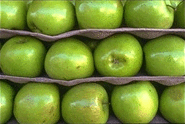
%> input picture textures/apples.png, 185 x 124 px
$ octave main_script.m   (GNU Octave 9; MATLAB toolbox functions it lacks are replaced by stand-ins)
%> lines starting %> are read from the running program, lines starting %| are printed output that depends on the picture
clear;
close all;

patch_size = 80;
overlap = 10;
num_trials = 1000;

im1 = imread("textures/apples.png");
%> im1 is the input picture: size 124x185x3 uint8; mean R, G, B 118.2, 138.7, 54.2
% [7 lines of commented-out code are left out]
im1 = im2double(im1);
%> im1: size 124x185x3 double

if size(im1,3) ==1
    im1_temp1(:,:,1) = im1;
    im1_temp1(:,:,2) = im1;
    im1_temp1(:,:,3) = im1;
    im1 = im1_temp1;
end

[rows_sz cols_sz z] = size(im1);
%> rows_sz = 124; cols_sz = 185; z = 3
mult = 3;

for row = 1:patch_size-overlap:(rows_sz*mult)-patch_size+1
    for col = 1:patch_size-overlap:(cols_sz*mult)-patch_size+1
        tic
        if row > 1 && col > 1


            upper_neighbor = new_img(row-patch_size+overlap:row+overlap-1, col:col+patch_size-1,:);
            left_neighbor = new_img(row:row+patch_size-1, col-patch_size+overlap:col-1+overlap,:);

            b_patch = best_patch(im1,overlap, patch_size, num_trials, left_neighbor, upper_neighbor, "both");

            upper_neighbor_p = permute(upper_neighbor, [2 1 3]);
            b_patch_p = permute(b_patch, [2 1 3]);

            overlap_region_up = find_overlap(b_patch_p,overlap, patch_size, upper_neighbor_p, 0, "left");
            overlap_region_up = permute(overlap_region_up, [2 1 3]);

            %imshow(new_img)
            new_img(row:row+overlap-1,col:col-1+patch_size,:) = overlap_region_up;
           % imshow(new_img)
            %new bpatch has edgecuts
            b_patch(1:overlap,:,:) =  overlap_region_up;

            %this version of left_neighbour has edgecuts
            %left_neighbor = new_img(row:row+patch_size-1, col-patch_size+overlap:col-1+overlap,:);
            %left_neighbor = new_img(row:row+patch_size-1, col-patch_size+overlap:col-1+overlap,:);

            overlap_region_left = find_overlap(b_patch,overlap, patch_size, left_neighbor, 0, "left");

            new_img(row:row+patch_size-1,col:col-1+overlap,:) = overlap_region_left;
            %imshow(new_img)
            new_img(row+overlap:row+patch_size-1,col+overlap:col+patch_size-1,:) = b_patch(overlap+1:end,overlap+1:end,:);
           % imshow(new_img)
            %%%%%%%


            %place best patch

        elseif row == 1 && col > 1
            %1st row columns, can look left, not up
            left_neighbor = new_img(row:row+patch_size-1, col-patch_size+overlap:col-1+overlap,:);
            b_patch = best_patch(im1,overlap, patch_size, num_trials, left_neighbor, 0, "left");
            overlap_region = find_overlap(b_patch,overlap, patch_size, left_neighbor, 0, "left");

            %place overlap


            %place best patch
            new_img(row:row+patch_size-1,col+overlap:col+patch_size-1,:) = b_patch(:,overlap+1:end,:);
            new_img(row:row+patch_size-1,col:col-1+overlap,:) = overlap_region;
            %new_img(row:row+patch_size-1, col:col+patch_size-1,:) = best_patch(im1,overlap, patch_size, num_trials, left_neighbor, 0, "left");
            %imshow(new_img)

        elseif col == 1 && row > 1
            %1st column of new row, can look up, not left
            upper_neighbor = new_img(row-patch_size+overlap:row+overlap-1, col:col+patch_size-1,:);
            b_patch = best_patch(im1,overlap, patch_size, num_trials, 0, upper_neighbor, "upper");
            upper_neighbor_p = permute(upper_neighbor, [2 1 3]);
            b_patch_p = permute(b_patch, [2 1 3]);
            overlap_region = find_overlap(b_patch_p,overlap, patch_size, upper_neighbor_p, 0, "left");
            overlap_region = permute(overlap_region, [2 1 3]);

            new_img(row+overlap:row+patch_size-1,col:col+patch_size-1,:) = b_patch(overlap+1:end,:,:);

            new_img(row:row+overlap-1,col:col-1+patch_size,:) = overlap_region;
            %new_img(row:row+patch_size-1, col:col+patch_size-1,:) = best_patch(im1,overlap, patch_size, num_trials, 0, upper_neighbor, "upper");

        else
            %1st entry
            new_img(row:row+patch_size-1, col:col+patch_size-1,:) = random_patch(im1,patch_size);
        end


    end
    toc
end
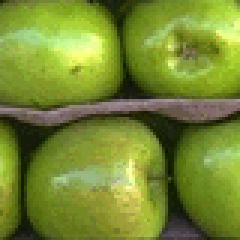
%> b_patch: size 80x80x3 double (shown 3 times larger); mean R, G, B 0.466, 0.538, 0.196
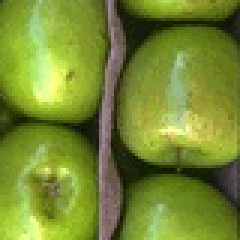
%> b_patch_p: size 80x80x3 double (shown 3 times larger); mean R, G, B 0.467, 0.54, 0.196
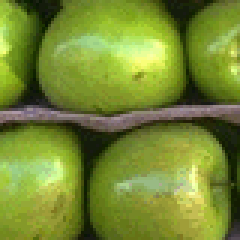
%> left_neighbor: size 80x80x3 double (shown 3 times larger); mean R, G, B 0.464, 0.538, 0.197
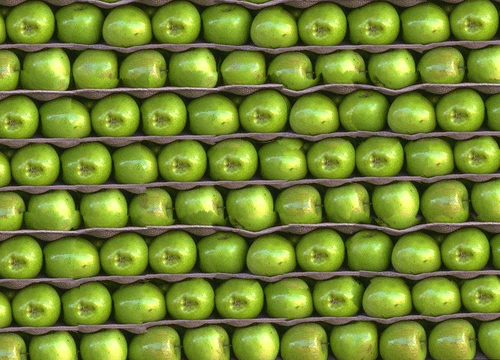
%> new_img: size 360x500x3 double; mean R, G, B 0.451, 0.523, 0.197
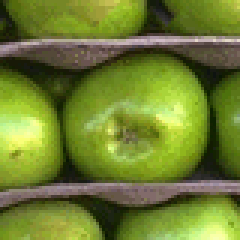
%> upper_neighbor: size 80x80x3 double (shown 3 times larger); mean R, G, B 0.434, 0.495, 0.19
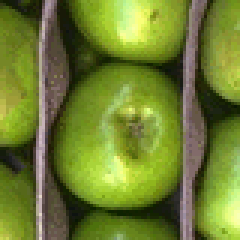
%> upper_neighbor_p: size 80x80x3 double (shown 3 times larger); mean R, G, B 0.434, 0.495, 0.19; mean of the top-left, top-right, bottom-left and bottom-right quarters 0.334, 0.401, 0.359, 0.398

imshow(new_img)
